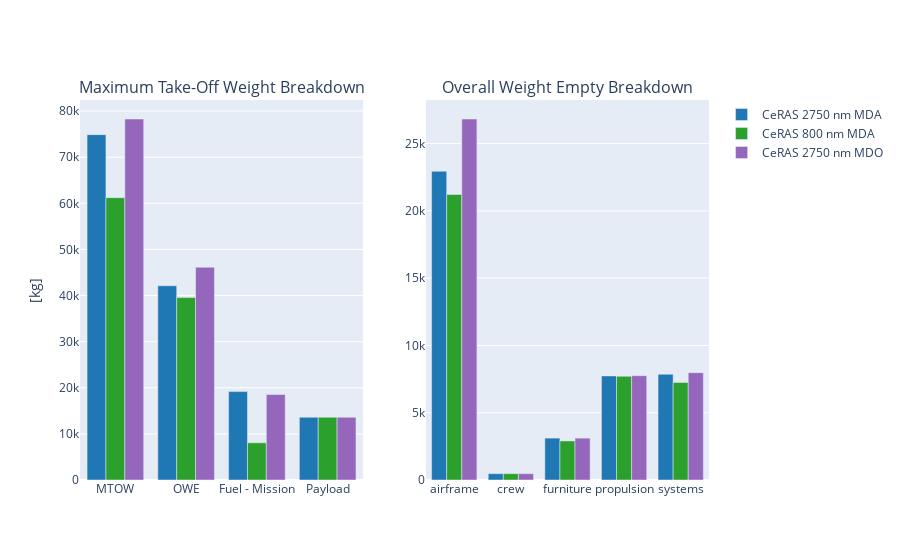

The code cell stored with this chart in its notebook:
### Markdown cell above
This second mass breakdown plot provides less detail but enables to compare designs.

### Code cell
fig = oad.mass_breakdown_bar_plot(CeRAS_2750nm_MDA_OUTPUT_FILE, name="CeRAS 2750 nm MDA")
fig = oad.mass_breakdown_bar_plot(CeRAS_800nm_MDA_OUTPUT_FILE, name="CeRAS 800 nm MDA", fig=fig)
fig = oad.mass_breakdown_bar_plot(CeRAS_2750nm_MDO_OUTPUT_FILE, name="CeRAS 2750 nm MDO", fig=fig)
fig.show()

### Figure 1 — Plotly figure (JSON) as saved in the notebook; plotly's stock layout.template omitted (floating-point values rounded to 4 significant figures)
{"data": [{"marker": {"color": "rgb(31, 119, 180)"}, "name": "", "showlegend": false, "type": "bar", "x": ["MTOW", "OWE", "Fuel - Mission", "Payload"], "xaxis": "x", "y": [74890.0, 42120.0, 19170.0, 13608], "yaxis": "y"}, {"marker": {"color": "rgb(31, 119, 180)"}, "name": "CeRAS 2750 nm MDA", "type": "bar", "x": ["airframe", "crew", "furniture", "propulsion", "systems"], "xaxis": "x2", "y": [22940.0, 470, 3112.0, 7735.0, 7859.0], "yaxis": "y2"}, {"marker": {"color": "rgb(44, 160, 44)"}, "name": "", "showlegend": false, "type": "bar", "x": ["MTOW", "OWE", "Fuel - Mission", "Payload"], "xaxis": "x", "y": [61230.0, 39550.0, 8069.0, 13608], "yaxis": "y"}, {"marker": {"color": "rgb(44, 160, 44)"}, "name": "CeRAS 800 nm MDA", "type": "bar", "x": ["airframe", "crew", "furniture", "propulsion", "systems"], "xaxis": "x2", "y": [21220.0, 470, 2902.0, 7708.0, 7252.0], "yaxis": "y2"}, {"marker": {"color": "rgb(148, 103, 189)"}, "name": "", "showlegend": false, "type": "bar", "x": ["MTOW", "OWE", "Fuel - Mission", "Payload"], "xaxis": "x", "y": [78280.0, 46140.0, 18540.0, 13608], "yaxis": "y"}, {"marker": {"color": "rgb(148, 103, 189)"}, "name": "CeRAS 2750 nm MDO", "type": "bar", "x": ["airframe", "crew", "furniture", "propulsion", "systems"], "xaxis": "x2", "y": [26830.0, 470, 3112.0, 7751.0, 7976.0], "yaxis": "y2"}], "layout": {"annotations": [{"font": {"size": 16}, "showarrow": false, "text": "Maximum Take-Off Weight Breakdown", "x": 0.225, "xanchor": "center", "xref": "paper", "y": 1, "yanchor": "bottom", "yref": "paper"}, {"font": {"size": 16}, "showarrow": false, "text": "Overall Weight Empty Breakdown", "x": 0.775, "xanchor": "center", "xref": "paper", "y": 1, "yanchor": "bottom", "yref": "paper"}], "xaxis": {"anchor": "y", "domain": [0, 0.45]}, "xaxis2": {"anchor": "y2", "domain": [0.55, 1]}, "yaxis": {"anchor": "x", "domain": [0, 1], "title": {"text": "[kg]"}}, "yaxis2": {"anchor": "x2", "domain": [0, 1]}}}
